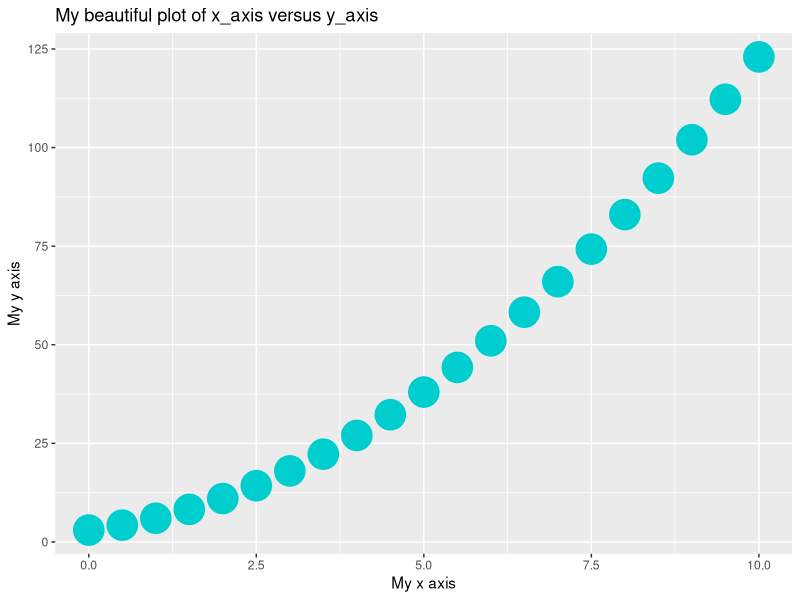

Reproduce this figure in R.
## ---- chunk 1
# Write you code in this cell
x <- sample(1:100, 5, replace = FALSE)
y <- mean(x)
print(x)
print(y)
## ---- chunk 2
# Write you code in this cell
sec_per_min <- 60
sec_per_hour <- sec_per_min*60
sec_per_day <- sec_per_hour*24
print(sec_per_day)

## ---- chunk 3
# Write you code in this cell
x_axis <- seq(from = 0, to = 10, by = 0.5)

## ---- chunk 4
# Write you code in this cell
y_axis <- x_axis^2 + x_axis*2 + 3
  
## ---- chunk 5
# Write you code in this cell
library(ggplot2)

qplot(
  x_axis,
  y_axis,
  main = "My beautiful plot of x_axis versus y_axis",
  xlab = "My x axis",
  ylab = "My y axis",
  color = I("cyan3"),
  size = I(10)

)

